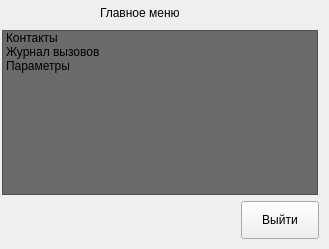
   <widget class="QWidget" name="menuMain">
    <widget class="QLabel" name="panBotMenu">
     <property name="enabled">
      <bool>true</bool>
     </property>
     <property name="geometry">
      <rect>
       <x>0</x>
       <y>200</y>
       <width>320</width>
       <height>40</height>
      </rect>
     </property>
     <property name="sizePolicy">
      <sizepolicy hsizetype="Preferred" vsizetype="Preferred">
       <horstretch>0</horstretch>
       <verstretch>0</verstretch>
      </sizepolicy>
     </property>
     <property name="text">
      <string/>
     </property>
    </widget>
    <widget class="QPushButton" name="butMenuCancel">
     <property name="geometry">
      <rect>
       <x>241</x>
       <y>201</y>
       <width>78</width>
       <height>38</height>
      </rect>
     </property>
     <property name="text">
      <string>Выйти</string>
     </property>
    </widget>
    <widget class="QLabel" name="panTopMenu">
     <property name="enabled">
      <bool>true</bool>
     </property>
     <property name="geometry">
      <rect>
       <x>0</x>
       <y>0</y>
       <width>320</width>
       <height>25</height>
      </rect>
     </property>
     <property name="sizePolicy">
      <sizepolicy hsizetype="Preferred" vsizetype="Preferred">
       <horstretch>0</horstretch>
       <verstretch>0</verstretch>
      </sizepolicy>
     </property>
     <property name="text">
      <string/>
     </property>
    </widget>
    <widget class="QListWidget" name="menuMainList">
     <property name="geometry">
      <rect>
       <x>2</x>
       <y>30</y>
       <width>316</width>
       <height>165</height>
      </rect>
     </property>
     <property name="styleSheet">
      <string notr="true">background-color: rgb(106, 106, 106);
color: &quot;white&quot;;</string>
     </property>
     <item>
      <property name="text">
       <string>Контакты</string>
      </property>
      <property name="icon">
       <iconset>
        <normaloff>pics/addrbook_24.png</normaloff>pics/addrbook_24.png</iconset>
      </property>
     </item>
     <item>
      <property name="text">
       <string>Журнал вызовов</string>
      </property>
      <property name="icon">
       <iconset>
        <normaloff>pics/CallLog_24.png</normaloff>pics/CallLog_24.png</iconset>
      </property>
     </item>
     <item>
      <property name="text">
       <string>Параметры</string>
      </property>
      <property name="icon">
       <iconset>
        <normaloff>pics/sett.png</normaloff>pics/sett.png</iconset>
      </property>
     </item>
    </widget>
    <widget class="QLabel" name="winCaptionMenu">
     <property name="geometry">
      <rect>
       <x>100</x>
       <y>0</y>
       <width>128</width>
       <height>25</height>
      </rect>
     </property>
     <property name="text">
      <string>Главное меню</string>
     </property>
    </widget>
   </widget>
